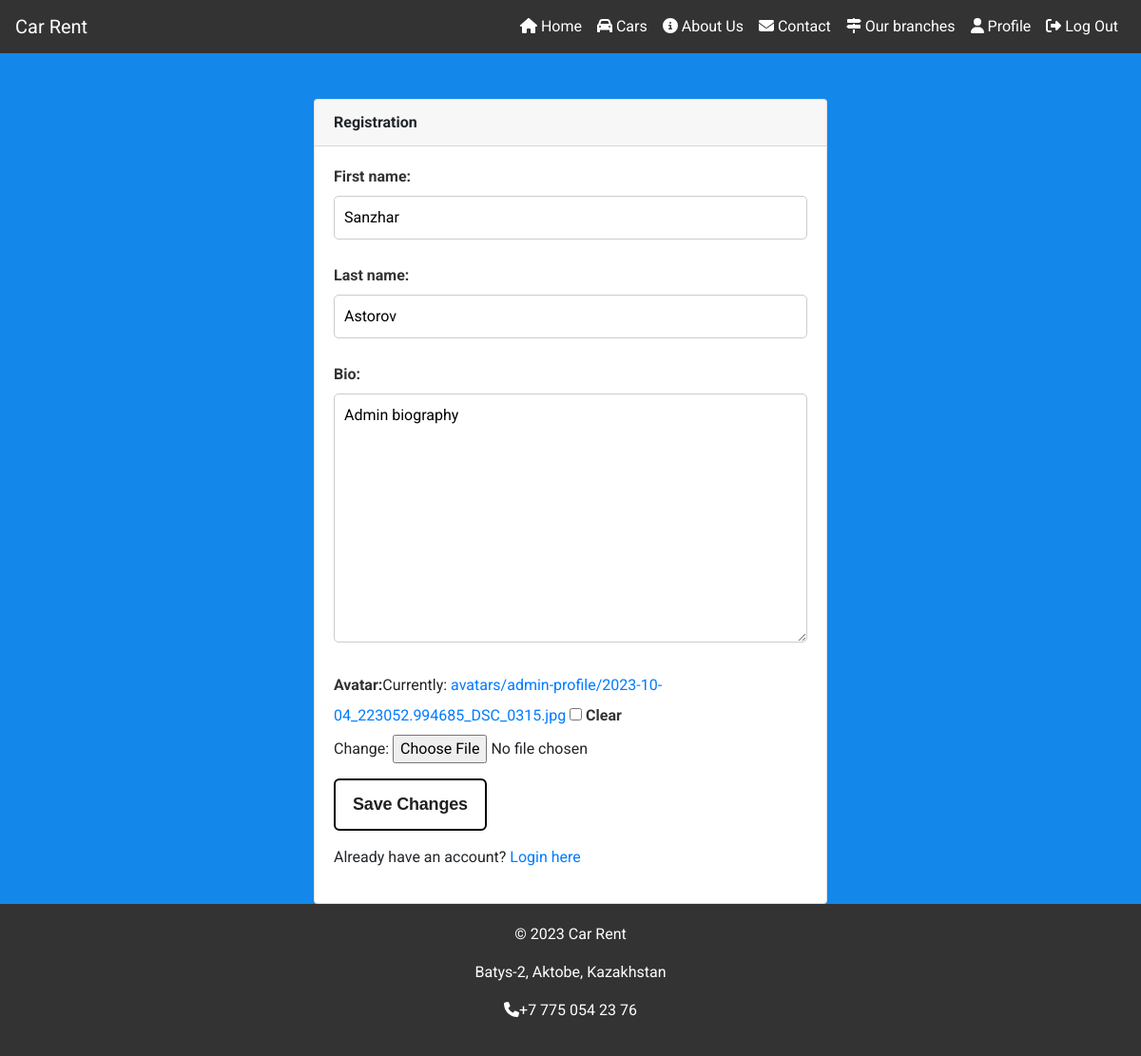
The app's page /update_profile/ (signed in), older data.
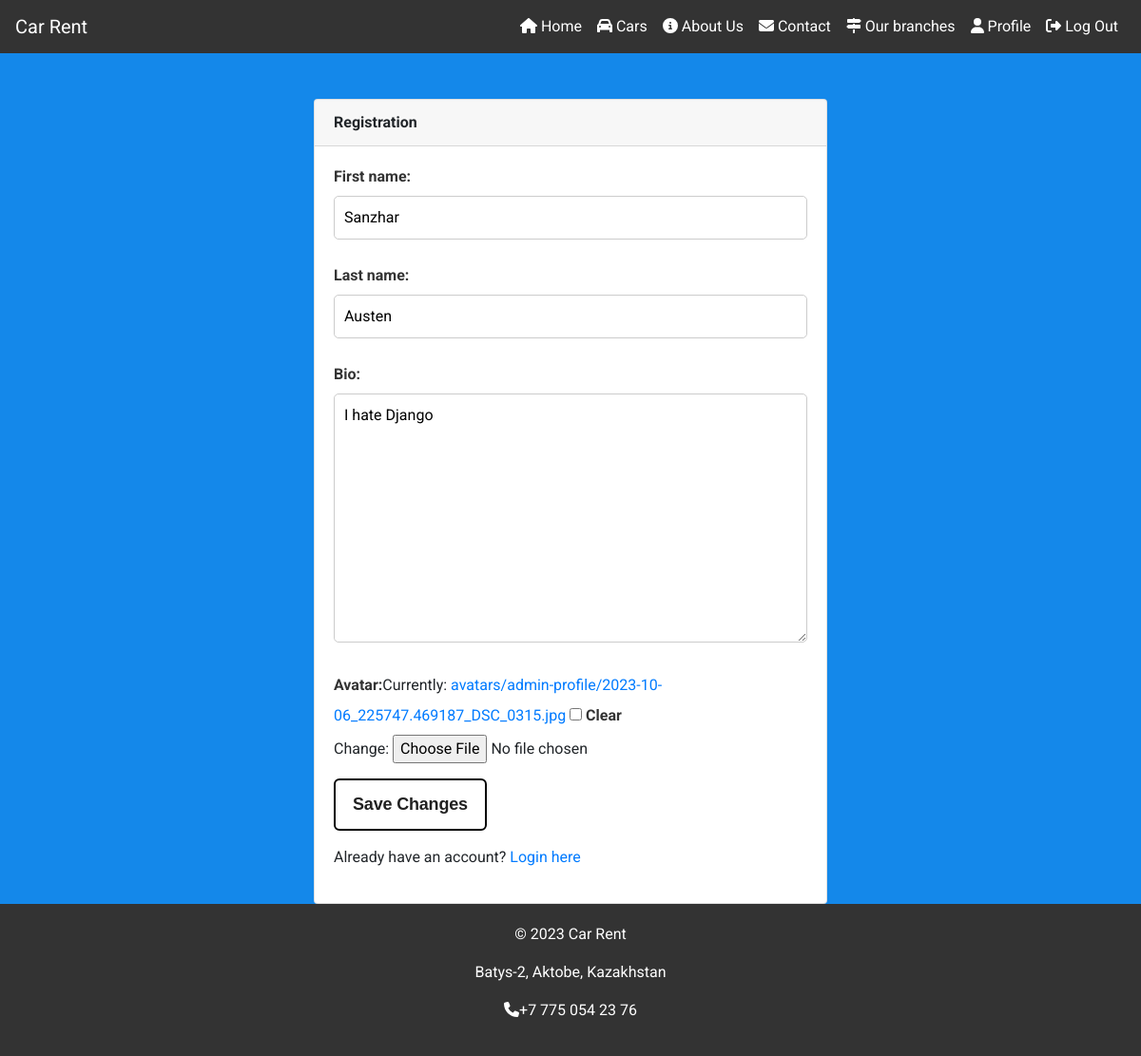
The same page, newer data.
### users/models.py (models this page shows, shortened)
class UserProfile(models.Model):
    user = models.OneToOneField(User, on_delete=models.CASCADE)
    slug = models.SlugField(unique=True, verbose_name='URL', db_index=True, max_length=255)
    first_name = models.CharField(max_length=30)
    last_name = models.CharField(max_length=30)
    bio = models.TextField()
    avatar = models.ImageField(upload_to=user_avatar_upload_to, null=True, blank=True)

### users/views.py (the view, shortened to what this page needs)
# urls.py: path('update_profile/', UpdateProfileView.as_view(), name='update_profile'),
class UpdateProfileView(DataMixin, View):
    template_name = 'users/update_profile.html'
    def get(self, request, *args, **kwargs):
        profile = UserProfile.objects.get(user=request.user)
        form = UpdateProfileForm(instance=profile)
        return render(request, self.template_name, {'form': form})

### users/forms.py (shortened to what this page needs)
class UpdateProfileForm(forms.ModelForm):
    class Meta:
        model = UserProfile
        fields = ('first_name', 'last_name', 'bio', 'avatar')

### users/templates/users/update_profile.html (shortened to what this page needs)
{% extends 'cars/base.html' %}
{%load static%}
{% block content %}
<div class="container mt-5">
    <div class="row justify-content-center">
        <div class="col-md-6">
            <div class="card">
                <div class="card-header"><b>Registration</b></div>
                <div class="card-body">
                    <form method="post" enctype="multipart/form-data">
                        {% for f in form %}
                        <p><label class="form-label" for="{{ f.id_for_label }}">{{f.label}}: </label>{{ f }}</p>
                        {% endfor %}
                        <button type="submit" class="button-80">Save Changes</button>
                    </form>
                    <p class="mt-3">Already have an account? <a href="{% url 'users:login' %}">Login here</a></p>
                </div>
            </div>
        </div>
    </div>
</div>
{% endblock %}

### cars/templates/cars/base.html (shortened to what this page needs)
{%load static%}
<!DOCTYPE html>
<html lang="en">
<head>
    <link rel="stylesheet" href="https://stackpath.bootstrapcdn.com/bootstrap/4.5.2/css/bootstrap.min.css">
    <link rel="stylesheet" href="https://cdnjs.cloudflare.com/ajax/libs/font-awesome/6.3.0/css/all.min.css">
    <link rel="stylesheet" href="{% static 'cars/css/styles.css' %}">
</head>
<body>
<nav class="navbar navbar-expand-lg navbar-dark navbar-custom">
    <a class="navbar-brand" href="#">Car Rent</a>
    <div class="collapse navbar-collapse" id="navbarNav">
        <ul class="navbar-nav ml-auto">
            <li class="nav-item active">
                <a class="nav-link" href="{% url 'cars:home' %}"><i class="fas fa-home"></i> Home</a>
            </li>
            <li class="nav-item">
                <a class="nav-link" href="{% url 'cars:cars' %}"><i class="fas fa-car"></i> Cars</a>
            </li>
            <li class="nav-item">
                <a class="nav-link" href="{% url 'cars:about' %}"><i class="fas fa-info-circle"></i> About Us</a>
            </li>
            <li class="nav-item">
                <a class="nav-link" href="{% url 'cars:contact' %}"><i class="fas fa-envelope"></i> Contact</a>
            </li>
            <li class="nav-item">
                <a class="nav-link" href="{% url 'cars:map' %}"><i class="fa fa-map-signs"></i> Our
                    branches</a>
            </li>
            {% if request.user.is_authenticated%}
            <li class="nav-item">
                <a class="nav-link" href="{% url 'users:user_profile' user_slug=request.user.userprofile.slug %}"><i
                        class="fas fa-user"></i> Profile</a>
            </li>
            <li class="nav-item">
                <a class="nav-link" href="{% url 'users:logout' %}"><i class="fas fa-sign-out-alt"></i> Log Out</a>
            </li>
            {%else%}
            <li class="nav-item">
                <a class="nav-link" href="{% url 'users:register' %}"><i class="fas fa-user-plus"></i> Register</a>
            </li>
            {%endif%}
        </ul>
    </div>
</nav>
{%block content%}
{%endblock%}
<footer class="footer-custom">
    <div class="container">
        <p>&copy; 2023 Car Rent</p>
        <p>Batys-2, Aktobe, Kazakhstan</p>
        <p><i class="fas fa-phone"></i>+7 775 054 23 76</p>
    </div>
</footer>
</body>
</html>

### cars/static/cars/css/styles.css (style rules this page uses)
body { font-family: 'Roboto', sans-serif; background-color: #f4f4f4; min-height: 100vh; display: flex; flex-direction: column; }
.navbar-custom { background-color: #333; }
.navbar-custom .navbar-brand, .navbar-custom .navbar-nav .nav-link { color: #fff; }
.footer-custom { background-color: #333; color: #fff; text-align: center; padding: 20px 0; margin-top: auto; }
label { font-weight: bold; color: #333; }
input[type="text"], input[type="email"], input[type="password"], textarea { width: 100%; padding: 10px; margin-bottom: 10px; border: 1px solid #ccc; border-radius: 5px; }
.button-80 { background: #fff; backface-visibility: hidden; border-radius: .375rem; border-style: solid; border-width: .125rem; box-sizing: border-box; color: #212121; cursor: pointer; display: inline-block; font-family: Circular,Helvetica,sans-serif; font-size: 1.125rem; font-weight: 700; letter-spacing: -.01em; line-height: 1.3; padding: .875rem 1.125rem; position: relative; text-align: left; text-decoration: none; transform: translateZ(0) scale(1); transition: transform .2s; user-select: none; -webkit-user-select: none; touch-action: manipulation; }
body { background: #1488EA; }

Row changes from the older to the newer data that the page shows:
changed UserProfile "Sanzhar": last_name "Astorov" → "Austen"; bio "Admin biography" → "I hate Django"
Text that changed along with them:
text no longer shown: "Currently: avatars/admin-profile/2023-10-04_223052.994685_DSC_0315.jpg Clear Change:"
text now shown: "Currently: avatars/admin-profile/2023-10-06_225747.469187_DSC_0315.jpg Clear Change:"
